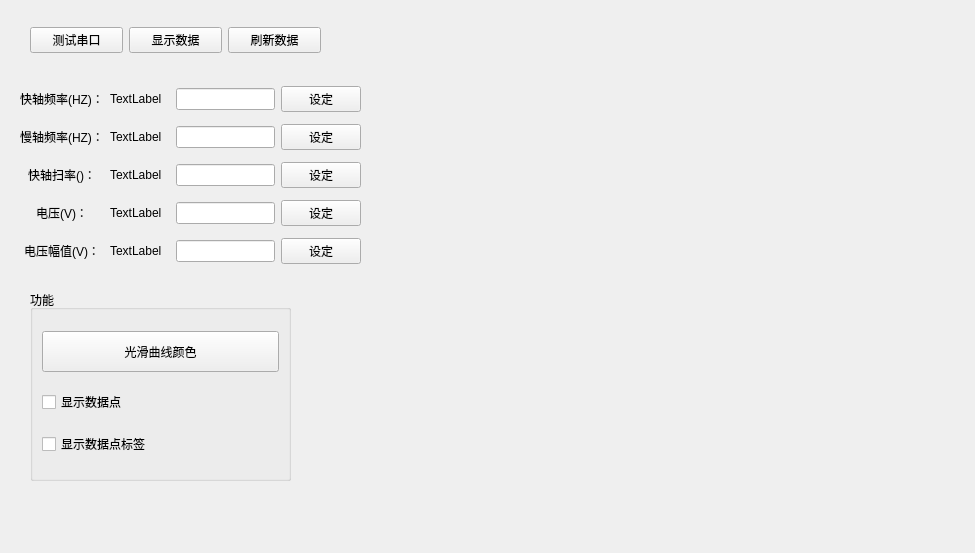
<?xml version="1.0" encoding="UTF-8"?>
<ui version="4.0">
 <class>mems</class>
 <widget class="QWidget" name="mems">
  <property name="geometry">
   <rect>
    <x>0</x>
    <y>0</y>
    <width>975</width>
    <height>553</height>
   </rect>
  </property>
  <property name="windowTitle">
   <string>2D mems</string>
  </property>
  <widget class="QChartView" name="chartViewQSpline" native="true">
   <property name="geometry">
    <rect>
     <x>420</x>
     <y>10</y>
     <width>521</width>
     <height>431</height>
    </rect>
   </property>
   <property name="minimumSize">
    <size>
     <width>400</width>
     <height>300</height>
    </size>
   </property>
  </widget>
  <widget class="QGroupBox" name="groupBox">
   <property name="geometry">
    <rect>
     <x>30</x>
     <y>290</y>
     <width>261</width>
     <height>191</height>
    </rect>
   </property>
   <property name="title">
    <string>功能</string>
   </property>
   <layout class="QGridLayout" name="gridLayout">
    <item row="1" column="1">
     <widget class="QCheckBox" name="chkDataPoint">
      <property name="text">
       <string>显示数据点</string>
      </property>
     </widget>
    </item>
    <item row="2" column="1">
     <widget class="QCheckBox" name="chkDataPointLabelVisible">
      <property name="text">
       <string>显示数据点标签</string>
      </property>
     </widget>
    </item>
    <item row="0" column="1">
     <widget class="QPushButton" name="btnSplinePointColor">
      <property name="minimumSize">
       <size>
        <width>121</width>
        <height>41</height>
       </size>
      </property>
      <property name="text">
       <string>光滑曲线颜色</string>
      </property>
     </widget>
    </item>
   </layout>
  </widget>
  <widget class="QWidget" name="layoutWidget">
   <property name="geometry">
    <rect>
     <x>20</x>
     <y>80</y>
     <width>341</width>
     <height>191</height>
    </rect>
   </property>
   <layout class="QGridLayout" name="gridLayout_2">
    <item row="0" column="0">
     <layout class="QHBoxLayout" name="horizontalLayout_7">
      <item>
       <widget class="QLabel" name="label_26">
        <property name="text">
         <string>快轴频率(HZ)：</string>
        </property>
        <property name="alignment">
         <set>Qt::AlignCenter</set>
        </property>
       </widget>
      </item>
      <item>
       <widget class="QLabel" name="label_6">
        <property name="minimumSize">
         <size>
          <width>60</width>
          <height>0</height>
         </size>
        </property>
        <property name="text">
         <string>TextLabel</string>
        </property>
       </widget>
      </item>
      <item>
       <widget class="QLineEdit" name="lineEdit_master_6"/>
      </item>
      <item>
       <widget class="QPushButton" name="pushButton_6">
        <property name="text">
         <string>设定</string>
        </property>
       </widget>
      </item>
     </layout>
    </item>
    <item row="1" column="0">
     <layout class="QHBoxLayout" name="horizontalLayout_2">
      <item>
       <widget class="QLabel" name="label_25">
        <property name="text">
         <string>慢轴频率(HZ)：</string>
        </property>
        <property name="alignment">
         <set>Qt::AlignCenter</set>
        </property>
       </widget>
      </item>
      <item>
       <widget class="QLabel" name="label_2">
        <property name="minimumSize">
         <size>
          <width>60</width>
          <height>0</height>
         </size>
        </property>
        <property name="text">
         <string>TextLabel</string>
        </property>
       </widget>
      </item>
      <item>
       <widget class="QLineEdit" name="lineEdit_master_2"/>
      </item>
      <item>
       <widget class="QPushButton" name="pushButton_2">
        <property name="text">
         <string>设定</string>
        </property>
       </widget>
      </item>
     </layout>
    </item>
    <item row="2" column="0">
     <layout class="QHBoxLayout" name="horizontalLayout_3">
      <item>
       <widget class="QLabel" name="label_31">
        <property name="minimumSize">
         <size>
          <width>84</width>
          <height>0</height>
         </size>
        </property>
        <property name="text">
         <string>快轴扫率()：</string>
        </property>
        <property name="alignment">
         <set>Qt::AlignCenter</set>
        </property>
       </widget>
      </item>
      <item>
       <widget class="QLabel" name="label_3">
        <property name="minimumSize">
         <size>
          <width>60</width>
          <height>0</height>
         </size>
        </property>
        <property name="text">
         <string>TextLabel</string>
        </property>
       </widget>
      </item>
      <item>
       <widget class="QLineEdit" name="lineEdit_master_3"/>
      </item>
      <item>
       <widget class="QPushButton" name="pushButton_3">
        <property name="text">
         <string>设定</string>
        </property>
       </widget>
      </item>
     </layout>
    </item>
    <item row="3" column="0">
     <layout class="QHBoxLayout" name="horizontalLayout_4">
      <item>
       <widget class="QLabel" name="label_29">
        <property name="minimumSize">
         <size>
          <width>84</width>
          <height>0</height>
         </size>
        </property>
        <property name="text">
         <string>电压(V)：</string>
        </property>
        <property name="alignment">
         <set>Qt::AlignCenter</set>
        </property>
       </widget>
      </item>
      <item>
       <widget class="QLabel" name="label_4">
        <property name="minimumSize">
         <size>
          <width>60</width>
          <height>0</height>
         </size>
        </property>
        <property name="text">
         <string>TextLabel</string>
        </property>
       </widget>
      </item>
      <item>
       <widget class="QLineEdit" name="lineEdit_master_4"/>
      </item>
      <item>
       <widget class="QPushButton" name="pushButton_4">
        <property name="text">
         <string>设定</string>
        </property>
       </widget>
      </item>
     </layout>
    </item>
    <item row="4" column="0">
     <layout class="QHBoxLayout" name="horizontalLayout_6">
      <item>
       <widget class="QLabel" name="label_32">
        <property name="minimumSize">
         <size>
          <width>84</width>
          <height>0</height>
         </size>
        </property>
        <property name="text">
         <string>电压幅值(V)：</string>
        </property>
        <property name="alignment">
         <set>Qt::AlignCenter</set>
        </property>
       </widget>
      </item>
      <item>
       <widget class="QLabel" name="label_5">
        <property name="minimumSize">
         <size>
          <width>60</width>
          <height>0</height>
         </size>
        </property>
        <property name="text">
         <string>TextLabel</string>
        </property>
       </widget>
      </item>
      <item>
       <widget class="QLineEdit" name="lineEdit_master_5"/>
      </item>
      <item>
       <widget class="QPushButton" name="pushButton_5">
        <property name="text">
         <string>设定</string>
        </property>
       </widget>
      </item>
     </layout>
    </item>
   </layout>
  </widget>
  <widget class="QWidget" name="layoutWidget">
   <property name="geometry">
    <rect>
     <x>30</x>
     <y>20</y>
     <width>291</width>
     <height>41</height>
    </rect>
   </property>
   <layout class="QHBoxLayout" name="horizontalLayout">
    <item>
     <widget class="QPushButton" name="mems_serial_test">
      <property name="text">
       <string>测试串口</string>
      </property>
     </widget>
    </item>
    <item>
     <widget class="QPushButton" name="mems_showdata">
      <property name="text">
       <string>显示数据</string>
      </property>
     </widget>
    </item>
    <item>
     <widget class="QPushButton" name="mems_refresh">
      <property name="text">
       <string>刷新数据</string>
      </property>
     </widget>
    </item>
   </layout>
  </widget>
 </widget>
 <customwidgets>
  <customwidget>
   <class>QChartView</class>
   <extends>QWidget</extends>
   <header location="global">qchartview.h</header>
   <container>1</container>
  </customwidget>
 </customwidgets>
 <resources/>
 <connections/>
</ui>
